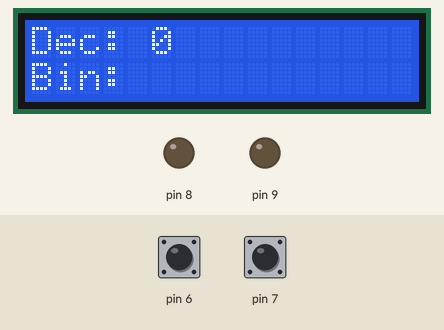
The program below on a simulated Arduino Uno, built with avr-gcc and run on an emulated ATmega328P. Parts: 16×2 character LCD, output pins drawn as LEDs (lit = HIGH). The inputs (shaded band) are chosen by the test bench; at power-on: pin 6 HIGH, pin 7 HIGH. Random numbers use the default seed unless the program sets one.

Above: at 1.2 s.
1.3 s: pin 6 pulled LOW for 1 s
At 3.2 s:
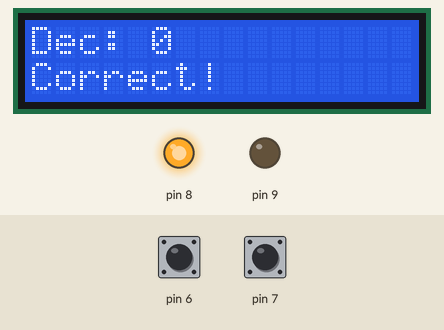
5.3 s: pin 7 pulled LOW for 1 s
At 7.6 s:
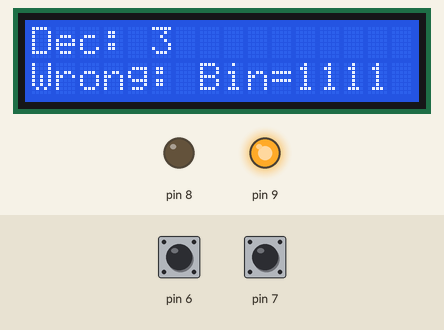
9.3 s: pin 6 pulled LOW for 0.15 s
At 10.0 s:
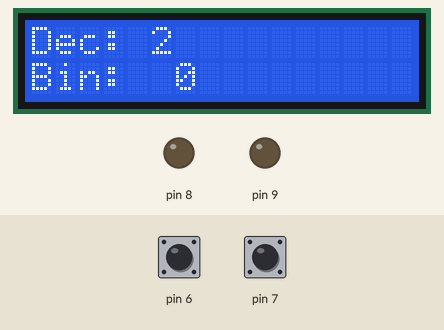
10.9 s: pin 7 pulled LOW for 0.15 s
At 11.2 s:
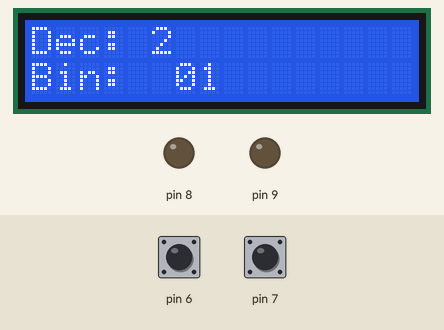
Timing chart, 0 to 13.5 s (numbered marks = the images above; inputs shaded):
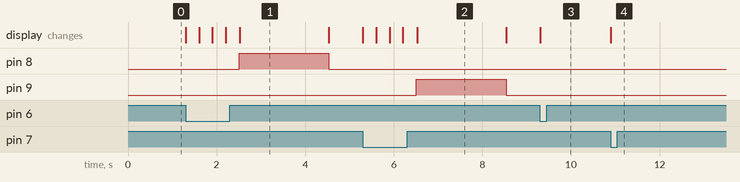

The program:

main.cpp
```cpp
#include <Arduino.h>
#include <LiquidCrystal_I2C.h>

class Button {
private:
    int pin_;
public:
    Button(int pin) : pin_(pin) {
        pinMode(pin_, INPUT_PULLUP);
    }

bool isPressed() const {
    return digitalRead(pin_) == LOW;
}

};

class Led {
private:
    int pin_;
public:
    Led(int pin) : pin_(pin) {
        pinMode(pin_, OUTPUT);
        off();
    }

void on() const {
    digitalWrite(pin_, HIGH);
}

void off() const {
    digitalWrite(pin_, LOW);
}

};

class BinaryGuessGame {
private:
    LiquidCrystal_I2C lcd_;
    Button button0_;
    Button button1_;
    Led ledGreen_;
    Led ledRed_;

    int targetNumber_;
    int userValue_;
    int bitCount_;

public:
    BinaryGuessGame(LiquidCrystal_I2C& lcd, int button0, int button1, int ledGreen, int ledRed)
    : lcd_(lcd), button0_(button0), button1_(button1), ledGreen_(ledGreen), ledRed_(ledRed)
    {
        targetNumber_ = 0;
        userValue_ = 0;
        bitCount_ = 0;
    }

void begin() {
    lcd_.init();
    lcd_.backlight();
    randomSeed(analogRead(A0));
    resetGame();
}

void update() {
    ledGreen_.off();
    ledRed_.off();

    if (button0_.isPressed()) {
        addBit(0);
    }
    if (button1_.isPressed()) {
        addBit(1);
    }

    if (bitCount_ >= 4) {
        checkAnswer();
        delay(2000);
        resetGame();
    }
}

private:

void resetGame() {
    userValue_ = 0;
    bitCount_ = 0;
    lcd_.clear();

    targetNumber_ = random(0, 16);
    lcd_.setCursor(0, 0);
    lcd_.print("Dec: ");
    lcd_.print(targetNumber_);
    lcd_.setCursor(0, 1);
    lcd_.print("Bin: ");
}

void addBit(int bit) {
    userValue_ = (userValue_ << 1) | bit;
    bitCount_++;
    lcd_.setCursor(5 + bitCount_, 1);
    lcd_.print(bit);
    delay(300);
}

void checkAnswer() {
    if (userValue_ == targetNumber_) {
        ledGreen_.on();
        lcd_.setCursor(0, 1);
        lcd_.print("Correct!       ");
    } else {
        ledRed_.on();
        lcd_.setCursor(0, 1);
        lcd_.print("Wrong: Bin=    ");
        lcd_.setCursor(11, 1);
        lcd_.print(userValue_, BIN);
    }
}

};

LiquidCrystal_I2C lcd(0x27, 16, 2);
BinaryGuessGame game(lcd, 6, 7, 8, 9);

void setup() {
    game.begin();
}

void loop() {
    game.update();
}
```

Measured:
- after the input at 1.3 s, pin 8: LOW → HIGH after 1.2 s, → LOW 2.0 s later; the display: first changes at once (image 1 shows a later state)
- after the input at 5.3 s, pin 9: LOW → HIGH after 1.2 s, → LOW 2.0 s later; the display: first changes at once (image 2 shows a later state)
- after the input at 9.3 s, the display: changes at once (image 3)
- after the input at 10.9 s, the display: changes at once (image 4)
- what the display in image 1 shows lasts 2.0 s, from 2.5 s to 4.5 s
